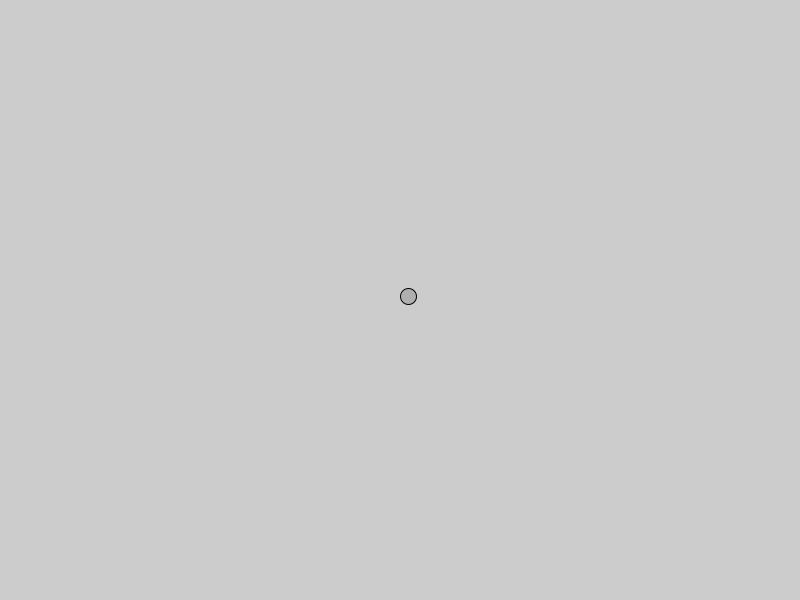
Frame 1 (no input)
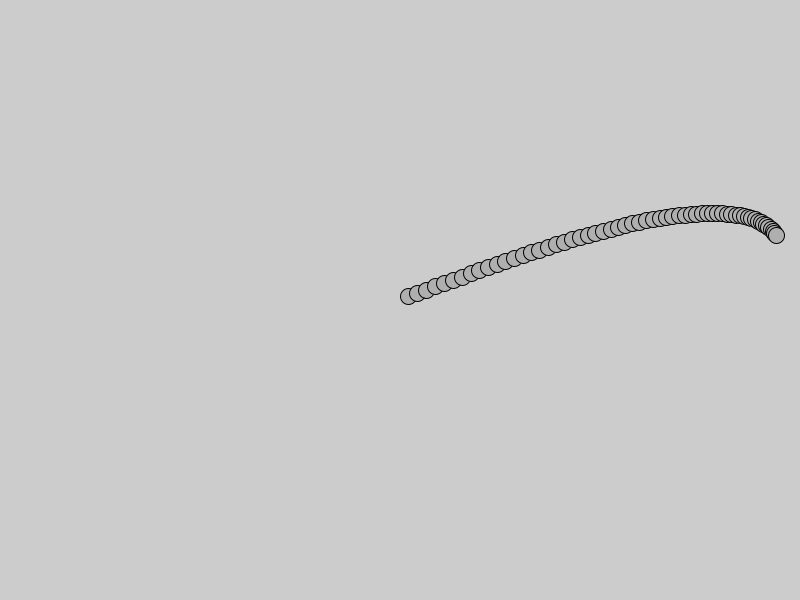
Frame 60 (the mouse pressed at the canvas centre just before this capture)
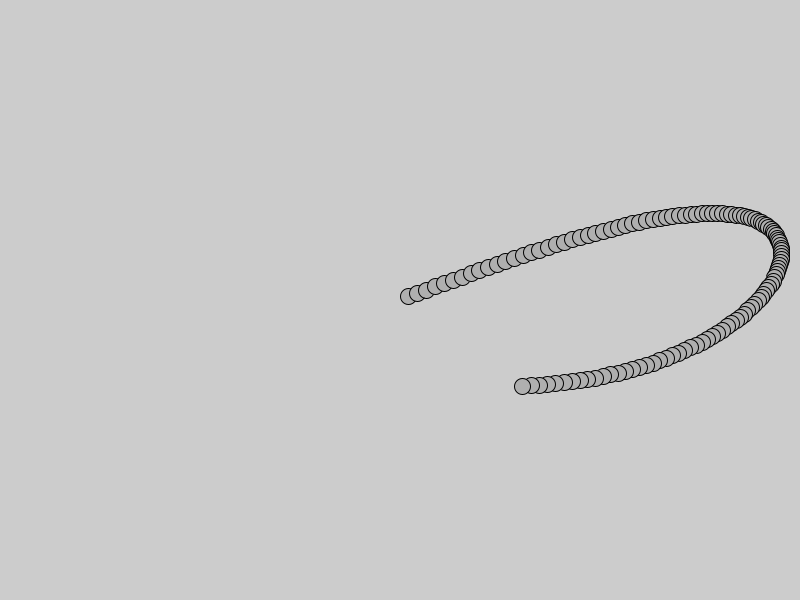
Frame 120 (the mouse held since frame 60 and released just before this capture)

The Processing sketch that drew these frames (run headless with seeded random() and noise(); from frame 60 on, the mouse is pressed at the canvas centre):

// Processing sketch: sketch_024_oscillator
// ── sketch_024_oscillator.pde
Oscillator oscillator;
void setup() {
  size(800, 600);
  oscillator = new Oscillator();
}
void draw(){
  //background(175);
  oscillator.oscillate();
}

// ── Oscillator.pde
class Oscillator {
  PVector angle;
  PVector velocity;
  PVector amplitude;
  
  Oscillator() {
    angle = new PVector();
    velocity = new PVector(random(-0.08, 0.08), random(-0.08, 0.08));
    amplitude = new PVector(random(20, width/2), random(20, height/2));
  }
  
  void oscillate() {
    angle.add(velocity);
    display();
  }
  
  void display(){
    float x = sin(angle.x)*amplitude.x;
    float y = sin(angle.y)*amplitude.y;
    
    pushMatrix();
    translate(width/2, height/2);
    stroke(0);
    fill(175);
    //line(0, 0, x, y);
    ellipse(x, y, 16, 16);
    popMatrix();
  }
}
